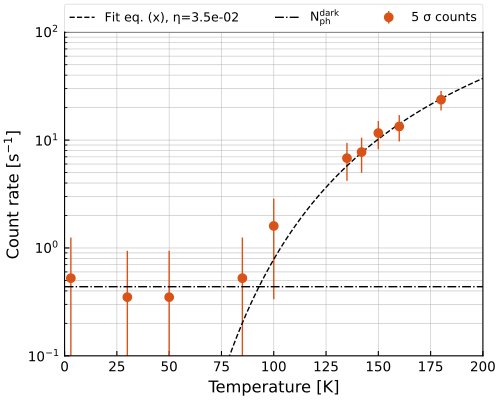

This chart was generated by the following Python code:
import numpy as np
import matplotlib.pyplot as plt
from scipy.signal import find_peaks, peak_widths, fftconvolve
import scipy.constants as sc
from scipy.optimize import curve_fit
import os
import sys
sys.path.append(os.path.abspath(os.path.join(os.path.dirname(__file__), '..')))
import figures.functions as f
from main import pulse_analysis
import figures.matplotlibcolors as matplotlibcolors
from filters.filters import load_all_filters
plt.style.use('figures/matplotlibrc')


kid = 5
pread = 113
file_type = 'vis'
pw = 1500
pw_offset = 100
filter = 'exp'
lifetime = 250
tqp = [200, 600]
iterate = 0
nr_req_files = 40
mph = np.array([5, 20])
mpp = mph[0] 
dir = r'D:\Data\LT218Chip1_BF_20240116_MIR18_5\KID5_all_temps'
temps = [3,30,50,85,100,135,142,150,160,180]
Eph = sc.h*sc.c/(18.5e-6)

filters = load_all_filters()
wl = filters['wl']
bp185 = filters['bp185']
znse = filters['znse']
nd1 = filters['nd1']
nd3 = filters['nd3']
ger = filters['ger'] 
bp25 = filters['bp25']
sp_a = filters['sp_a']
sp_b = filters['sp_b']
lp = filters['lp']
si = filters['si']

A = (1e-3)**2
omega = np.pi*(10e-3)**2/(300e-3)**2
tot185 = bp185**5*nd1*nd3*znse**2*A*omega
tot25 = bp25**3*lp*sp_a**3*sp_b*si*A*omega


def count_pulses(dir, kid, pread, nr_req_files, filter, lifetime, mph, mpp, coord='circle', response='phase'):
    dir = dir.replace("\\", '/')
    pulse_files, _ = f.get_files(dir, kid, pread, type='vis')
    nr_files = len(pulse_files)

    if nr_req_files >= nr_files:
        nr_req_files = nr_files
    amp, phase, _ = f.get_data(pulse_files[:nr_req_files])
    signal = f.coord_transformation(phase, amp, coord=coord, response=response)
    if filter:
        window = f.get_window(filter, lifetime)
    std = f.get_sigma(signal, window)
    ph = mph*std
    pp = mpp*std
    locs, _ = f.find_pks(signal, ph[0], pp, window)
    total_pulses = len(locs)
    return total_pulses, nr_req_files


def planck_wl(wl, t):
    return sc.h * sc.c**2 / (wl**5 * (np.exp(sc.h * sc.c / (wl * sc.k * t)) - 1))


def get_index(x, val, round):
    idx = np.argmin(np.absolute(x-val))
    if round=='floor':
        if x[idx] > val:
            idx -= 1
    elif round=='ceil':
        if x[idx] < val:
            idx += 1
    return idx


def int_pow(y, x, x1, x2):
    idx = np.arange(get_index(x, x1*1e-6, 'floor'), get_index(x, x2*1e-6, 'ceil')+1, 1)
    pow = np.trapz(y[idx], x[idx])
    return pow


def get_bp(theta, mph, plot=False):
    locs, _ = find_peaks(theta, height=mph, prominence=mph)
    width_full = peak_widths(theta, locs, rel_height=.99)
    bp = width_full[2:]
    idx = np.arange(np.floor(bp[0]), np.ceil(bp[1]), dtype=int)
    if plot:
        fig, ax = plt.subplots()
        ax.plot(theta)
        ax.axvline(locs[0], c='k')
        ax.hlines(*width_full[1:], color='r')
        for edge in bp:   
            ax.axvline(edge, c='tab:red')
    return idx


def counts_vs_temp():
    Nph = []
    fig, ax = plt.subplot_mosaic('a')

    for temp in temps:
        path = dir + '/' + str(temp) + 'K'
        # pulses = pulse_analysis(path, kid, pread, file_type, 20,2, pw, pw_offset, filter, lifetime, mph, mpp, iterate=False, exclude_dc=True, plot=False, tmax=5, coord='circle', response='phase', fit_tqp=None)
        # print(pulses.shape[0])
        nr_pulses, nr_analyzed_files = count_pulses(path, kid, pread, nr_req_files, filter, lifetime, mph, mpp, coord='circle', response='phase')
        Nph.append(nr_pulses/(nr_analyzed_files))
        print('Temp: %d K, Nph: %.1f' % (temp, Nph[-1]))
    ax['a'].scatter(temps, Nph)
    Nph = np.array(Nph)
    np.save('figures/Nph_KID5_113dBm_40s.npy', Nph)
    plt.show()

def get_log_power(temp, a):
    inband = get_bp(bp185, .5)
    bb = planck_wl(wl, np.array(temp).reshape((-1,1)))
    radiance = tot185*bb / Eph
    return np.log10(a) + np.log10(np.trapezoid(radiance[:,inband], wl[inband]))


def get_power(temp, a):
    inband = get_bp(tot185, 1e-19, plot=False)
    bb = planck_wl(wl, np.array(temp).reshape((-1,1)))
    radiance = tot185*bb / Eph
    return a*np.trapezoid(radiance[:,inband], wl[inband])


def fit_efficiency():
    Nph = np.load('figures/Nph_KID5_113dBm_40s.npy')
    absorbed_rates = Nph
    absorbed_powers = Nph*Eph
    fit_idx = 4
    # [a], pcov = curve_fit(get_log_power, temps[fit_idx:], np.log10(absorbed_powers[fit_idx:]))
    [a], pcov = curve_fit(get_power, temps[fit_idx:], absorbed_rates[fit_idx:])

    fig, ax = plt.subplots(figsize=(5,4), constrained_layout=True)
    # ax.scatter(temps[fit_idx:], absorbed_powers[fit_idx:], marker='o', facecolor='w', edgecolor='o', linewidth=2, label='In-band pulses')
    yerr = np.sqrt(Nph)
    ax.errorbar(temps, absorbed_rates, yerr=yerr, linestyle='None', ecolor='o', elinewidth=1, marker='o', markerfacecolor='o', markeredgecolor='o', linewidth=2, label='5 $\sigma$ counts')
    # ax.errorbar(temps[:fit_idx], absorbed_powers[:fit_idx], yerr=yerr[:fit_idx], linestyle='None', ecolor='o', elinewidth=1, marker='o', markerfacecolor='w', markeredgecolor='o', linewidth=2, label='Dark counts')
    # ax.scatter(temps[:fit_idx], absorbed_powers[:fit_idx], marker='o', facecolor='w', edgecolor='o', linewidth=2)
    # secax = ax.secondary_yaxis('right', functions=(lambda x: x / Eph, lambda x: x * Eph))
    ax.set_ylabel('Count rate [s$^{-1}$]')
    t = np.linspace(3,200,100)
    # ax.semilogy(t, 10**get_log_power(t, a), ls='--', c='k', label='Fit, a=%.2e' % a)
    ax.semilogy(t, get_power(t, a), ls='--', c='k', label='Fit eq. (x), $\eta$=%.1e' % a)
    ax.axhline(np.mean(absorbed_rates[:fit_idx]), ls='-.', c='k', label='$N^{\mathrm{dark}}_{\mathrm{ph}}$')
    ax.set_ylim([1e-1, 1e2])
    ax.set_xlim(0,200)
    # ax.set_ylabel('Power [W]')
    ax.set_xlabel('Temperature [K]')
    ax.legend(bbox_to_anchor=(0., 1, 1., .102), loc='lower left',
        ncols=3, mode="expand", borderaxespad=0., fontsize=9)
    plt.savefig('figures/photonrates.pdf')
    plt.show()


fit_efficiency()
